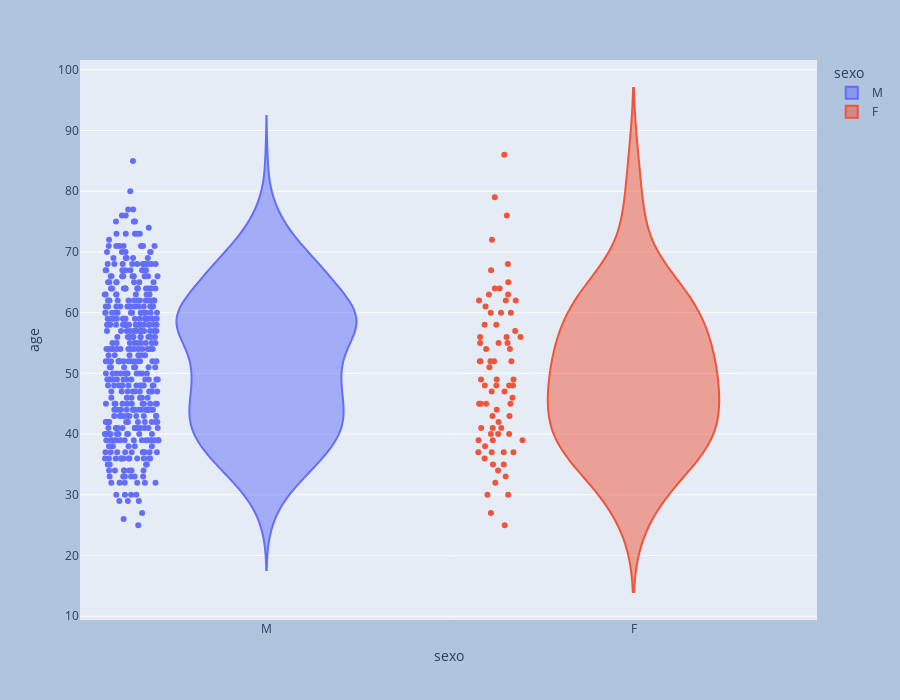

This figure's notebook cell:
### Code cell
fig_group = px.violin(
    deputadosdf, 
    y="age", 
    x="sexo", 
    color="sexo", 
    points="all",
    hover_data=['nome'])

fig_group.update_layout(
    width=900,
    height=700,
    paper_bgcolor="LightSteelBlue",
)

fig_group.show()

### Figure 1 — Plotly figure (JSON) as saved in the notebook; plotly's stock layout.template omitted (floating-point values rounded to 4 significant figures; data arrays with more than 128 entries replaced by an {"elided": "..."} marker saying what was removed)
{"data": [{"alignmentgroup": "True", "box": {"visible": false}, "customdata": {"elided": "436x1 str values"}, "hovertemplate": "sexo=%{x}<br>age=%{y}<br>nome=%{customdata[0]}<extra></extra>", "legendgroup": "M", "marker": {"color": "#636efa"}, "name": "M", "offsetgroup": "M", "orientation": "v", "points": "all", "scalegroup": "True", "showlegend": true, "type": "violin", "x": {"elided": "436 str values"}, "x0": " ", "xaxis": "x", "y": {"elided": "436 int values"}, "y0": " ", "yaxis": "y"}, {"alignmentgroup": "True", "box": {"visible": false}, "customdata": [["Adriana Ventura"], ["Alê Silva"], ["Alice Portugal"], ["Aline Gurgel"], ["Aline Sleutjes"], ["Angela Amin"], ["Áurea Carolina"], ["Benedita da Silva"], ["Bia Cavassa"], ["Bia Kicis"], ["Bruna Furlan"], ["Carla Dickson"], ["Carla Zambelli"], ["Carmen Zanotto"], ["Caroline de Toni"], ["Celina Leão"], ["Chris Tonietto"], ["Christiane de Souza Yared"], ["Clarissa Garotinho"], ["Daniela do Waguinho"], ["Dra. Soraya Manato"], ["Dra. Vanda Milani"], ["Dulce Miranda"], ["Edna Henrique"], ["Elcione Barbalho"], ["Erika Kokay"], ["Fernanda Melchionna"], ["Flávia Morais"], ["Geovania de Sá"], ["Gleisi Hoffmann"], ["Greyce Elias"], ["Iracema Portella"], ["Jandira Feghali"], ["Jaqueline Cassol"], ["Jéssica Sales"], ["Joenia Wapichana"], ["Joice Hasselmann"], ["Lauriete"], ["Leandre"], ["Leda Sadala"], ["Lídice da Mata"], ["Liziane Bayer"], ["Luisa Canziani"], ["Luiza Erundina"], ["Luizianne Lins"], ["Magda Mofatto"], ["Major Fabiana"], ["Mara Rocha"], ["Margarete Coelho"], ["Maria do Rosário"], ["Maria Rosas"], ["Mariana Carvalho"], ["Marília Arraes"], ["Marina Santos"], ["Natália Bonavides"], ["Norma Ayub"], ["Paula Belmonte"], ["Perpétua Almeida"], ["Policial Katia Sastre"], ["Professora Dayane Pimentel"], ["Professora Dorinha Seabra Rezende"], ["Professora Marcivania"], ["Professora Rosa Neide"], ["Rejane Dias"], ["Renata Abreu"], ["Rosana Valle"], ["Rosangela Gomes"], ["Rose Modesto"], ["Sâmia Bomfim"], ["Shéridan"], ["Silvia Cristina"], ["Soraya Santos"], ["Tabata Amaral"], ["Talíria Petrone"], ["Tereza Nelma"], ["Tia Eron"], ["Vivi Reis"]], "hovertemplate": "sexo=%{x}<br>age=%{y}<br>nome=%{customdata[0]}<extra></extra>", "legendgroup": "F", "marker": {"color": "#EF553B"}, "name": "F", "offsetgroup": "F", "orientation": "v", "points": "all", "scalegroup": "True", "showlegend": true, "type": "violin", "x": ["F", "F", "F", "F", "F", "F", "F", "F", "F", "F", "F", "F", "F", "F", "F", "F", "F", "F", "F", "F", "F", "F", "F", "F", "F", "F", "F", "F", "F", "F", "F", "F", "F", "F", "F", "F", "F", "F", "F", "F", "F", "F", "F", "F", "F", "F", "F", "F", "F", "F", "F", "F", "F", "F", "F", "F", "F", "F", "F", "F", "F", "F", "F", "F", "F", "F", "F", "F", "F", "F", "F", "F", "F", "F", "F", "F", "F"], "x0": " ", "xaxis": "x", "y": [52, 47, 62, 40, 42, 67, 37, 79, 52, 60, 38, 45, 41, 58, 35, 44, 30, 61, 39, 45, 60, 68, 57, 63, 76, 64, 37, 52, 49, 56, 39, 55, 64, 46, 40, 48, 43, 51, 45, 55, 65, 40, 25, 86, 52, 72, 41, 48, 60, 54, 55, 34, 37, 41, 33, 62, 48, 56, 45, 35, 56, 48, 58, 49, 39, 52, 54, 43, 32, 37, 47, 62, 27, 36, 63, 49, 30], "y0": " ", "yaxis": "y"}], "layout": {"height": 700, "legend": {"title": {"text": "sexo"}, "tracegroupgap": 0}, "margin": {"t": 60}, "paper_bgcolor": "LightSteelBlue", "violinmode": "overlay", "width": 900, "xaxis": {"anchor": "y", "autorange": true, "categoryarray": ["M", "F"], "categoryorder": "array", "domain": [0, 1], "range": [-0.5082, 1.5], "title": {"text": "sexo"}, "type": "category"}, "yaxis": {"anchor": "x", "autorange": true, "domain": [0, 1], "range": [9.384, 101.6], "title": {"text": "age"}, "type": "linear"}}}
